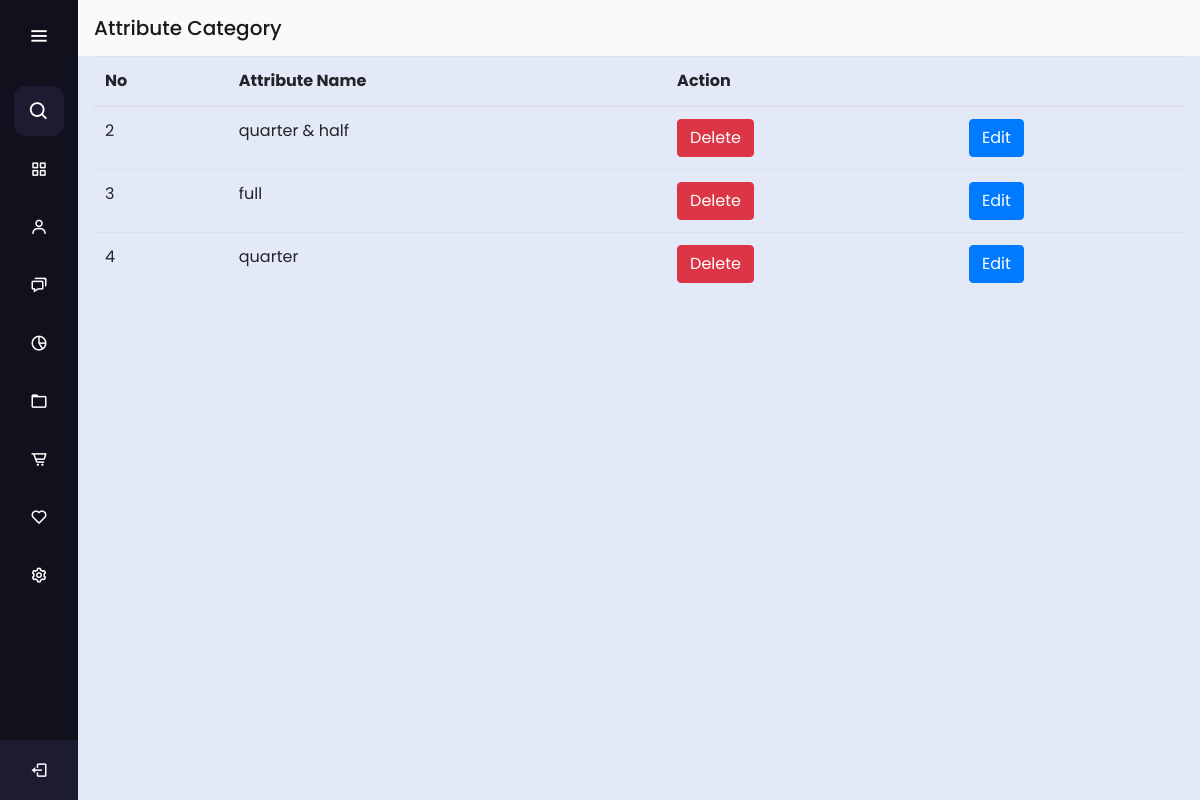
Page /attribute_table on the earlier database version.
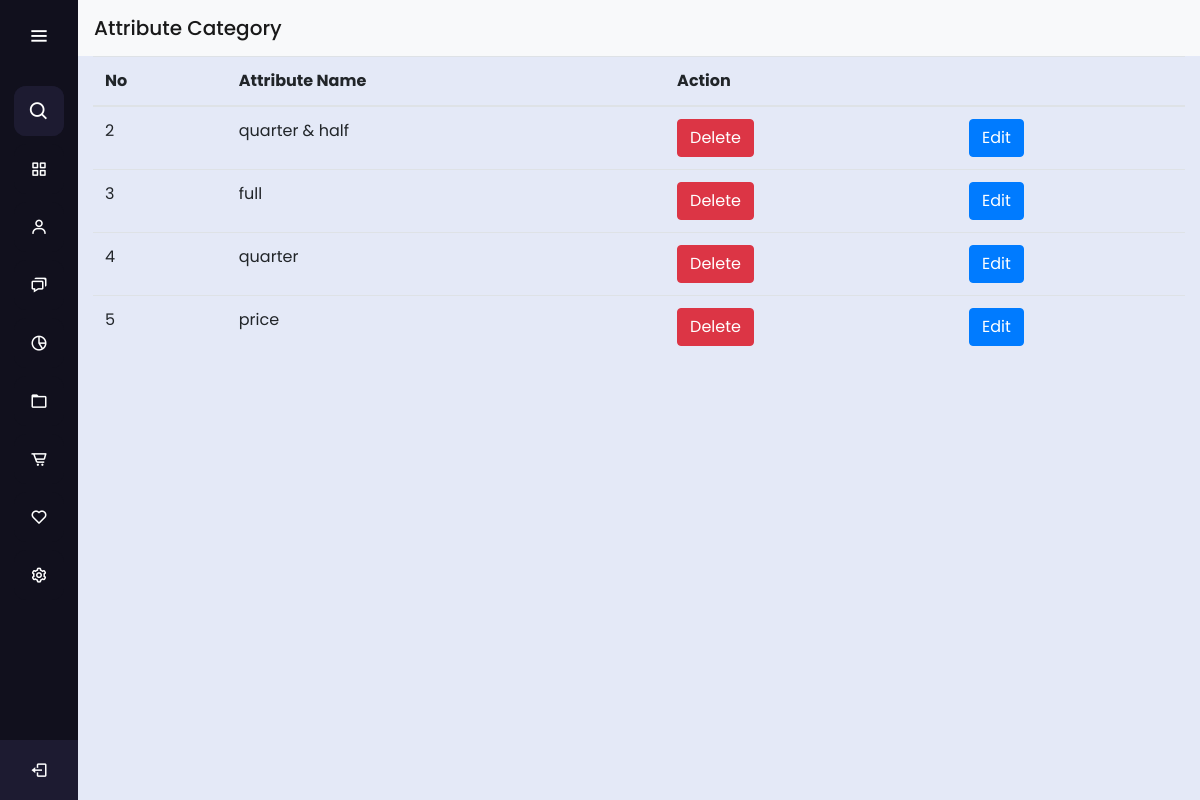
Same page on the later database version.
### restaurantapp/models.py (models this page shows, shortened)
class attributecategory(models.Model):
    attributeName = models.CharField(max_length=100)

### restaurantapp/views.py (the view)
# urls.py: path('attribute_table',attribute_table , name="attribute_table"),
def attribute_table(request):
    attribute_data = attributecategory.objects.all()
    return render(request,'attributecategory/table_attribute.html',{'attribute_Data':attribute_data})

### templates/attributecategory/table_attribute.html (shortened to what this page needs)
{% extends 'base.html' %}
{% load static %}
{% block content %}
<div class="container-flud">
    <nav class="navbar navbar-light bg-light">
      <span class="navbar-brand mb-0 h1">Attribute Category</span>
    </nav>
  </div>
<div class="container d-flex justify-content-center">
    <table class="table">
        <tr>
            <th>No</th>
            <th>Attribute Name</th>
            <th colspan="2">Action</th>
        </tr>
        <tbody>
            {% for x in attribute_Data  %}
              <tr>
                <td>{{x.id}}</td>
                <td>{{x.attributeName}}</td>
                <td><a href="{% url 'attributecategory_delete' x.id  %}" class="btn btn-danger">Delete</a></td>
                <td><a href="{% url 'attributecategory_edit' x.id  %}" class="btn btn-primary">Edit</a></td>
              </tr>
            {% endfor %}
        </tbody>
    </table>
</div>
{% endblock content %}

Differences in the rows shown:
added attributecategory: id "5", attributeName "price"
